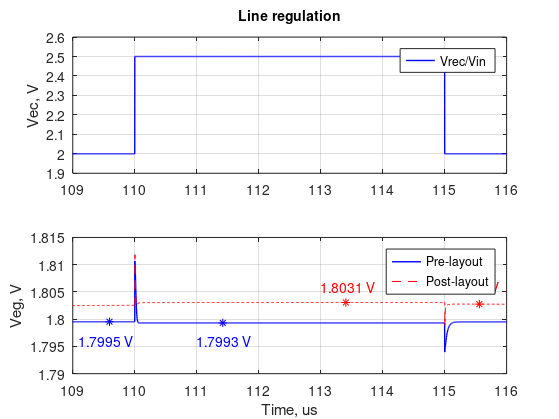

Reproduce this figure in MATLAB. (Note: this script raises an error after producing the figure.)
%% load line reg tran data for sch
clear all;
load('ldo_liner_tran_sch.mat');
load('ldo_liner_tran_pex.mat');
% data includes 50u to 95u period 25u in between

%% plotting

plotwidth = 1;
time = time_sch*10^6;
timep = time_pex*10^6;

f1 = figure(1);
subplot(2,1,1);
p1 = plot(time, vrec_lr_sch, 'b'); hold on;
     %plot(timep, vrec_lr_pex, 'r--');
     hold off;
set(p1, 'linewidth', plotwidth);
grid on;
xlim([109, 116]); 
ylim([1.9, 2.6]);
ylabel('Vec, V');
legend('Vrec/Vin', 'location', 'best');
title('Line regulation', 'FontSize', 10);

subplot(2,1,2);
p1 = plot(time, vreg_lr_sch, 'b'); hold on;
     plot(timep, vreg_lr_pex, 'r--')
set(p1, 'linewidth', plotwidth);
grid on;

txt1 = sprintf('%.4f V', vreg_lr_sch(200));
txt2 = sprintf('%.4f V', vreg_lr_sch(700));
txt1p = sprintf('%.4f V', vreg_lr_pex(200));
txt2p = sprintf('%.4f V', vreg_lr_pex(700));

%line regulation
liner = (mean(vreg_lr_sch(1:350)) - mean(vreg_lr_sch(650:1200)))/.5*1000000; % uV/V
linerp = (mean(vreg_lr_pex(1:350)) - mean(vreg_lr_pex(650:1200)))/.5*1000;  % mV/V

plot(time(320), vreg_lr_sch(320), '*b');
plot(time(700), vreg_lr_sch(700), '*b');
plot(timep(1100), vreg_lr_pex(1100), '*r');
plot(timep(1550), vreg_lr_pex(1550), '*r');

text(109.1, 1.796, txt1, 'color', 'b');
text(111, 1.796, txt2, 'color', 'b');
text(115, 1.806, txt1p, 'color', 'r');
text(113, 1.806, txt2p, 'color', 'r');
legend('Pre-layout', 'Post-layout','location', 'best');

%legend('Vreg', 'location', 'best');
xlabel('Time, us'); ylabel('Veg, V');
xlim([109, 116]); 
%ylim([0, 2]);


%% save image
set(f1,'Units','Inches');
pos = get(f1,'Position');
set(f1,'PaperPositionMode','Auto','PaperUnits','Inches','PaperSize',[pos(3), pos(4)]);
print(f1, 'ldo_liner_both.pdf', '-dpdf');
movefile('ldo_liner_both.pdf','../img/ldo_liner_both.pdf');
